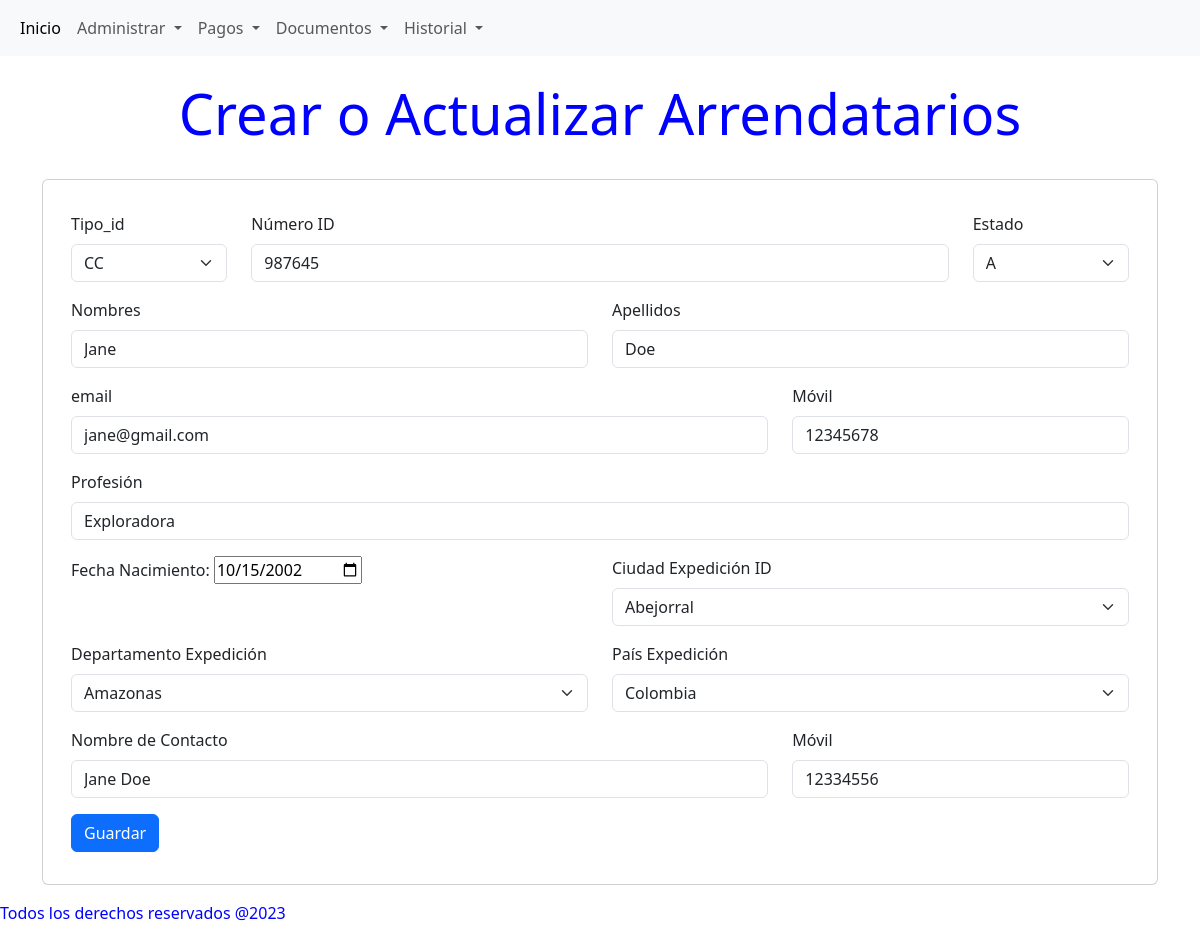
Before: /arrendatario/edit/1 with the older database file.
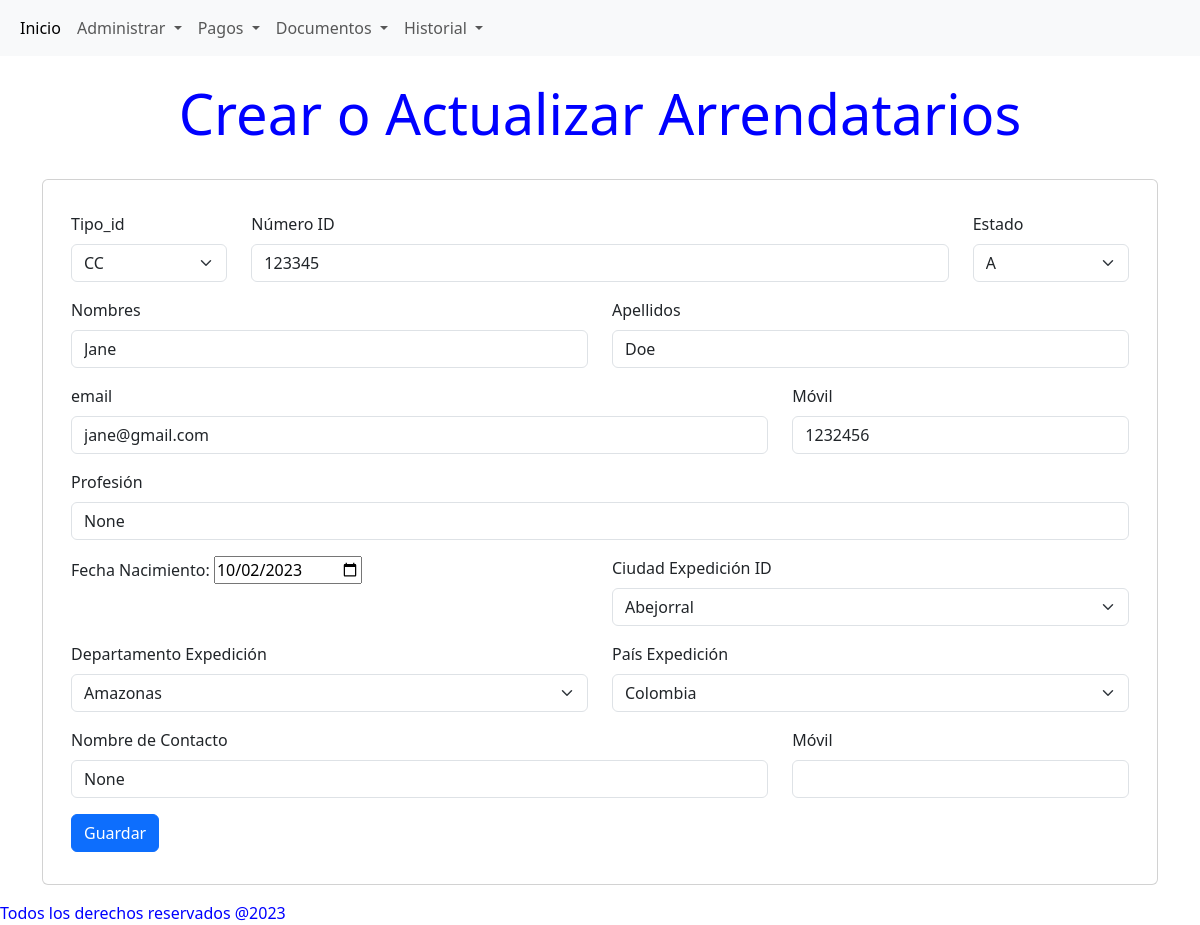
After: the same page with the newer database file.
### models/ArrendatarioModel.py (models this page shows)
class Arrendatario(db.Model):
    id              = db.Column(db.Integer, primary_key = True)
    tipoid          = db.Column(db.String(10), nullable=False)
    idnumber        = db.Column(db.Integer, unique = True, nullable=False)
    estado          = db.Column(db.String(1), nullable=False)
    nombres         = db.Column(db.String(100), nullable=False)
    apellidos       = db.Column(db.String(100), nullable=False)
    email           = db.Column(db.String(100), nullable=False)
    movil           = db.Column(db.Integer, nullable=False)
    fechaNacimiento = db.Column(db.DateTime, nullable=False)
    pais_exp        = db.Column(db.String(50), nullable=False)
    provincia_exp   = db.Column(db.String(50))
    ciudad_exp      = db.Column(db.String(50))
    nombreContacto  = db.Column(db.String(100))
    movilContacto   = db.Column(db.Integer)
    profesion       = db.Column(db.String(100))
    contratos       = db.relationship('Contrato', secondary='contrato_arrendatario', back_populates='arrendatarios')

### models/CitiesModel.py (models this page shows, shortened)
class Cities(db.Model):
    id              =     db.Column(db.Integer, primary_key = True)
    ciudad          = db.Column(db.String(50), nullable=False)
    provincia       = db.Column(db.String(50), nullable=False)
    pais            = db.Column(db.String(50), nullable=False)

### routes/arrendatario.py (the view)
@arrendatario_bp.route('/edit/<int:person_id>', methods =['GET','POST'])
def edit_person(person_id):
   try:
        arrendatario = Arrendatario.query.filter_by(id=int(person_id)).one()
        return displayForm(arrendatario,person_id)
   except :
        return render_template('not_found.html')

### routes/arrendatario.py (called while the page is built)
def displayForm(arrendatario = None, edit_id = 'new'):
    if arrendatario is None:
        arrendatario = Arrendatario()
    idsType = tipoIdList
    estados = estadoList
    citiesQuery = Cities.query.all()
    cityData = CityPicklist(cityQuery=citiesQuery)
    ciudades = cityData.getciudades()
    provincias = cityData.getprovincias()
    paises = cityData.getpaises()
    return render_template('arrendatario/formArrendatario.html',
                           edit_id = edit_id,
                           arrendatario = arrendatario,
                           idsType = idsType,
                           estados = estados,
                           ciudades = ciudades,
                           provincias = provincias,
                           paises = paises)

### utils/pickLists.py (called while the page is built)
    def getciudades(self):
        if self.ubicaciones is None:
            cities = ['city1']
        else:
            cities = sorted(set(ubicacion.ciudad for ubicacion in self.ubicaciones))
        return cities

    def getprovincias(self):
        if self.ubicaciones is None:
            provincias = ['pronvince1']
        else:
            provincias = sorted(set(ubicacion.provincia for ubicacion in self.ubicaciones))
        return provincias

    def getpaises(self):
        if self.ubicaciones is None:
            paises = ['pais1']
        else:
            paises =sorted(set(ubicacion.pais for ubicacion in self.ubicaciones))
        return paises

### templates/arrendatario/formArrendatario.html (shortened to what this page needs)
{% extends 'base.html' %}
{% block content %}
<h1 class="display-4 text-center mt-4"> Crear o Actualizar Arrendatarios</h1>
<br>
<div class="container">
    <div class="card">
        <div class="card-body">
            <form method="post" action="{{ url_for('arrendatario.update_person', edit_id =edit_id) }}">
                <div class="container">
                    <div class=" row my-3">
                        <div class="col form-group">
                            <label for="tipoid"class="form-label">Tipo_id</label>
                            <select class="form-select" id="tipoid" name="tipoid" aria-describedby="tipoid">
                            {% for item in idsType %}
                                <option value="{{  item  }}" {% if arrendatario.tipoid == item %} selected {% endif %}>
                                    {{  item  }}
                                </option>
                            {% endfor %}
                            </select>
                        </div>
                        <div class="col-8">
                            <label for="idnumber" class="form-label">Número ID</label>
                            <input type="number" class="form-control" name="idnumber" value= {{ arrendatario.idnumber }} id="idnumber" aria-describedby="idnumber" required>
                        </div>
                        <div class="col form-group">
                            <label for="estado" class="form-label">Estado</label>
                            <select class="form-select" id="estado" name="estado" aria-describedby="estado">
                                {% for estado in estados %}
                                <option value="{{  estado  }}" {% if arrendatario.estado == estado %} selected {% endif %}>
                                    {{  estado  }}
                                </option>
                                {% endfor %}
                            </select>
                        </div>
                    </div>
                    <div class=" row my-3">
                        <div class="col">
                            <label for="nombres" class="form-label">Nombres</label>
                            <input type="text" class="form-control" id="nombres"  name="nombres"  value= {{ arrendatario.nombres |replace(' ', '&nbsp;') | safe }} aria-describedby="nombres" maxlength="100" required>
                        </div>
                        <div class="col">
                            <label for="apellidos" class="form-label">Apellidos</label>
                            <input type="text" class="form-control" name='apellidos' value= {{ arrendatario.apellidos |replace(' ', '&nbsp;') | safe }} maxlength="100" id="apellidos" aria-describedby="apellidos" required>
                        </div>
                    </div>
                    <div class="row my-3">
                        <div class="col-8">
                            <label for="email" class="form-label">email</label>
                            <input type="email" class="form-control" id="email"  name="email" value= {{ arrendatario.email }} maxlength="100"aria-describedby="email" reuired>
                        </div>
                        <div class="col-4">
                            <label for="movil" class="form-label">Móvil</label>
                            <input type="number" class="form-control" id="movil" name="movil" value= {{ arrendatario.movil }} aria-describedby="movil" required>
                        </div>
                    </div>
                    <div class="row my-3">
                        <div class="col">
                            <label for="profesion" class="form-label">Profesión</label>
                            <input type="text" class="form-control" id="profesion"  name="profesion" value= {{ arrendatario.profesion |replace(' ', '&nbsp;') | safe }} maxlength="100"aria-describedby="profesion">
                        </div>
                    </div>
                    <div class="row my-3">
                        <div class="col">
                            <label for="fechaNacimiento">Fecha Nacimiento:</label>
                            <input type="date" name="fechaNacimiento" value= {{ arrendatario.fechaNacimiento |default('')  }} required>
                        </div>
                        <div class="col form-group">
                            <label for="ciudad_exp"class="form-label">Ciudad Expedición ID</label>
                            <select class="form-select"  id="ciudad_exp" name="ciudad_exp" aria-describedby="ciudadexpedicion">
                                {% for ciudad in ciudades %}
                                    <option value="{{  ciudad  }}" {% if arrendatario.ciudad_exp == ciudad %} selected {% endif %}>
                                        {{  ciudad  }}
                                    </option>
                                {% endfor %}
                            </select>
                        </div>
                    </div>
                    <div class="row my-3">
                        <div class="col form-group">
                            <label for="provincia_exp"class="form-label">Departamento Expedición</label>
                            <select class="form-select" id="provincia_exp" name="provincia_exp" aria-describedby="provincia expedicion">
                                {% for provincia in provincias %}
                                    <option value="{{  provincia  }}" {% if arrendatario.provincia_exp == provincia %} selected {% endif %}>
                                        {{  provincia  }}
                                    </option>
                                {% endfor %}
                            </select>
                        </div>
                        <div class="col form-group">
                            <label for="pais_exp" class="form-label">País Expedición</label>
                            <select class="form-select" id="pais_exp" name="pais_exp" aria-describedby="pais expedicion">
                                {% for pais in paises %}
                                    <option value="{{  pais  }}" {% if arrendatario.pais_exp == pais %} selected {% endif %}>
                                        {{  pais  }}
                                    </option>
                                {% endfor %}
                            </select>
                        </div>
                    </div>
                    <div class="row my-3">
                        <div class="col-8">
                            <label for="nombreContacto" class="form-label">Nombre de Contacto</label>
                            <input type="text" class="form-control" id="nombreContacto"  name="nombreContacto" value= {{  arrendatario.nombreContacto |replace(' ', '&nbsp;') | safe  }} maxlength="100" aria-describedby="nombreContacto">
                        </div>
                        <div class="col-4">
                            <label for="movilContacto" class="form-label">Móvil</label>
                            <input type="number" class="form-control" id="movilContacto" name="movilContacto" value= {{  arrendatario.movilContacto  }} aria-describedby="movilContacto">
                        </div>
                    </div>
                    <div class="row my-3">
                        <div class="col">
                            <button type="submit" class="btn btn-primary" >Guardar</button>
                        </div>
                    </div>
                </div>
                </div>
        </div>
    </div>
{% endblock %}

### templates/base.html (shortened to what this page needs)
<!DOCTYPE html>
<html lang="es">
<head>
    <link href="https://cdn.jsdelivr.net/npm/bootstrap@5.3.2/dist/css/bootstrap.min.css" rel="stylesheet">
    <link href="{{ url_for('static', filename ='main.css') }}" rel="stylesheet">
    <link href="https://cdn.jsdelivr.net/npm/select2@4.1.0-rc.0/dist/css/select2.min.css" rel="stylesheet" />
</head>
<body>
    <nav class="navbar navbar-expand-lg bg-body-tertiary">
        <div class="container-fluid">
          <div class="collapse navbar-collapse" id="navbarNavAltMarkup">
            <ul class="navbar-nav">
                <li class="nav-item">
                <a class="nav-link active" aria-current="page" href="{{ url_for('admin.index') }}">Inicio</a>
                </li>
                <li class="nav-item dropdown">
                    <a class="nav-link dropdown-toggle" href="#" role="button" data-bs-toggle="dropdown" aria-expanded="false">
                        Administrar
                    </a>
                </li>
                <li class="nav-item dropdown">
                    <a class="nav-link dropdown-toggle" href="#" role="button" data-bs-toggle="dropdown" aria-expanded="false">
                        Pagos
                    </a>
                </li>
                <li class="nav-item dropdown">
                    <a class="nav-link dropdown-toggle" href="#" role="button" data-bs-toggle="dropdown" aria-expanded="false">
                        Documentos
                    </a>
                </li>
                <li class="nav-item dropdown">
                    <a class="nav-link dropdown-toggle" href="#" role="button" data-bs-toggle="dropdown" aria-expanded="false">
                        Historial
                    </a>
                </li>
            </ul>
          </div>
        </div>
      </nav>
      <main style="min-height: 85vh; margin:1rem;">
        {%block content%}
        {%endblock%}
      </main>
      <footer>
        Todos los derechos reservados @2023
      </footer>
  </body>
</html>

### static/main.css (style rules this page uses)
body { color:blue; }

Changed rows visible on the page:
changed Arrendatario "CC": idnumber "987645" → "123345"; movil "12345678" → "1232456"; profesion "Exploradora" → "None"; nombreContacto "Jane Doe" → "None"; movilContacto "12334556" → (not shown)
Other visible differences:
form field fechaNacimiento: "10/15/2002" → "10/02/2023"
